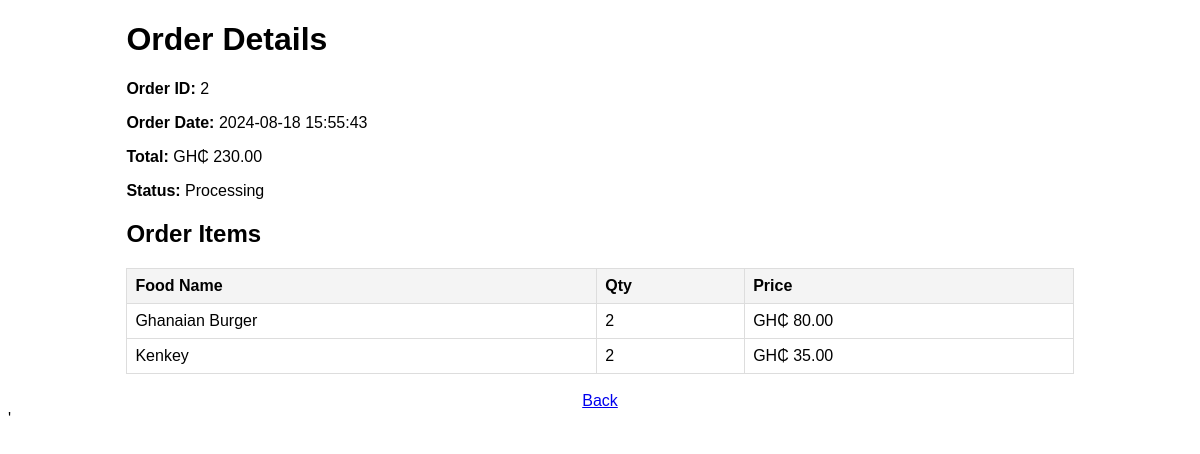
Screenshot of /order_details.php?order_id=2 (signed in) with the database file from the repository.
### tables this page shows
CREATE TABLE `orders` (
  `id` int(11) NOT NULL,
  `customer_id` int(11) DEFAULT NULL,
  `total_price` decimal(10,2) NOT NULL,
  `order_date` timestamp NOT NULL DEFAULT current_timestamp(),
  `kitchen_status` varchar(20) DEFAULT 'pending',
  `kitchen_confirmation_time` datetime DEFAULT NULL,
  `delivery_status` varchar(20) DEFAULT 'pending',
  `delivered_by` int(11) DEFAULT NULL,
  `delivery_time` timestamp NULL DEFAULT NULL
);

CREATE TABLE `order_items` (
  `id` int(11) NOT NULL,
  `order_id` int(11) NOT NULL,
  `food_item_id` int(11) NOT NULL,
  `quantity` int(11) NOT NULL,
  `price` decimal(10,2) NOT NULL
);

CREATE TABLE `food_items` (
  `id` int(11) NOT NULL,
  `name` varchar(255) NOT NULL,
  `price` decimal(10,2) NOT NULL,
  `description` text DEFAULT NULL,
  `image` varchar(255) DEFAULT NULL
);

### order_details.php (the view, shortened to what this page needs)
<?php
include('conn.php');
$user_id = $_SESSION['customer_id'];
$order_id = isset($_GET['order_id']) ? intval($_GET['order_id']) : 0;
$query = "SELECT * FROM orders WHERE id = ? AND customer_id = ?";
$stmt = $conn->prepare($query);
$stmt->bind_param("ii", $order_id, $user_id);
$stmt->execute();
$order_result = $stmt->get_result();
$order = $order_result->fetch_assoc();
$query_items = "SELECT oi.*, fi.name AS item_name, fi.price, fi.description
    FROM order_items oi
    JOIN food_items fi ON oi.food_item_id = fi.id
    WHERE oi.order_id = ?";
$stmt_items = $conn->prepare($query_items);
$stmt_items->bind_param("i", $order_id);
$stmt_items->execute();
$items_result = $stmt_items->get_result();
?>
<!DOCTYPE html>
<html lang="en">
<head>
</head>
<body>
    <div class="container">
        <h1>Order Details</h1>
        <p><strong>Order ID:</strong> <?php echo htmlspecialchars($order['id']); ?></p>
        <p><strong>Order Date:</strong> <?php echo htmlspecialchars($order['order_date']); ?></p>
        <p><strong>Total:</strong> GH₵ <?php echo htmlspecialchars($order['total_price']); ?></p>
        <p><strong>Status:</strong> <?php echo ('Processing'); ?></p>
        <h2>Order Items</h2>
        <table>
            <thead>
                <tr>
                    <th>Food Name</th>
                    <th>Qty</th>
                    <th>Price</th>
                </tr>
            </thead>
            <tbody>
                <?php if ($items_result->num_rows > 0): ?>
                    <?php while ($item = $items_result->fetch_assoc()): ?>
                        <tr>
                            <td><?php echo htmlspecialchars($item['item_name']); ?></td>
                            <td><?php echo htmlspecialchars($item['quantity']); ?></td>
                            <td>GH₵ <?php echo htmlspecialchars($item['price']); ?></td>
                        </tr>
                    <?php endwhile; ?>
                <?php else: ?>
                    <tr>
                        <td colspan="3">No food order found.</td>
                    </tr>
                <?php endif; ?>
            </tbody>
        </table>
    </div>
    <br>
    <center><div>
                <a href="dashboard.php">Back</a>
            </div>
    </center>'
</body>
</html>

### order_details.php (style rules this page uses)
body { font-family: Arial, sans-serif; }
.container { width: 80%; margin: 0 auto; }
table { width: 100%; border-collapse: collapse; margin-top: 20px; }
table, th, td { border: 1px solid #ddd; }
th, td { padding: 8px; text-align: left; }
th { background-color: #f4f4f4; }

### rows the page displays
orders: id "2", order_date "2024-08-18 15:55:43", total_price "230.00"
order_items: food_item.name "Ghanaian Burger", quantity "2", food_item.price "80.00"
order_items: food_item.name "Kenkey", quantity "2", food_item.price "35.00"
